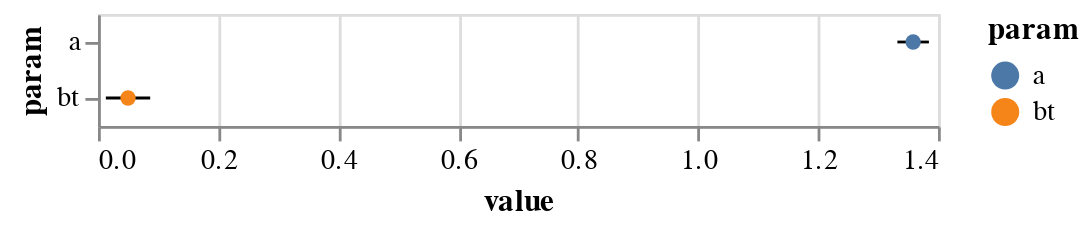

Notebook cell for this chart:
### Code cell
df = fit_df[["a", "bt"]][:2500]
df = df.melt(var_name="param")

error_bars = alt.Chart(df).mark_errorbar(extent="stdev").encode(x="value", y="param")

points = (
    alt.Chart(df)
    .mark_point(filled=True, color="black")
    .encode(x=alt.X("value", aggregate="mean"), y="param", color="param")
)

error_bars + points

### Figure 1 — Vega-Lite specification as saved in the notebook (floating-point values rounded to 4 significant figures; data arrays with more than 128 entries replaced by an {"elided": "..."} marker saying what was removed)
{"$schema": "https://vega.github.io/schema/vega-lite/v5.20.1.json", "config": {"view": {"continuousHeight": 300, "continuousWidth": 300}}, "data": {"name": "data-ad71b30e6e98ca788eb6fd2f3df97f41"}, "datasets": {"data-ad71b30e6e98ca788eb6fd2f3df97f41": {"elided": "5000 records"}}, "layer": [{"encoding": {"x": {"field": "value", "type": "quantitative"}, "y": {"field": "param", "type": "nominal"}}, "mark": {"extent": "stdev", "type": "errorbar"}}, {"encoding": {"color": {"field": "param", "type": "nominal"}, "x": {"aggregate": "mean", "field": "value", "type": "quantitative"}, "y": {"field": "param", "type": "nominal"}}, "mark": {"color": "black", "filled": true, "type": "point"}}]}
